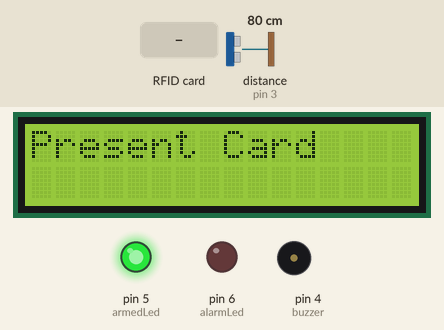
Recording of a sketch running on a simulated Arduino Uno, built with avr-gcc and run on an emulated ATmega328P. Shown: 16×2 character LCD, output pins drawn as LEDs (lit = HIGH), buzzer (waves = sounding). Wiring (from diagram.json): ultrasonic range finder: trigger pin 2; echo pin 3. The test bench sets the inputs (shaded band); at power-on: distance to the obstacle (sensor on pin 3) 80 cm. The echo pulse lasts 58.3 µs per cm; pins used as bus, display or sensor lines are not drawn; what the sketch prints to the serial monitor is not drawn.

Above: at 3.3 s.
3.4 s: RFID card 01 02 03 04 held to the reader
At 4.8 s:
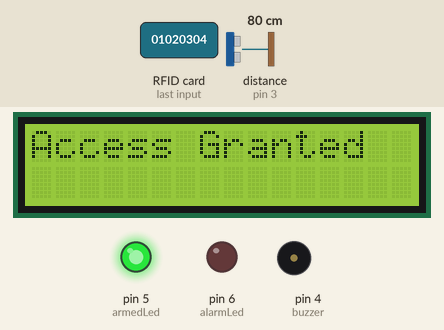
At 15.2 s:
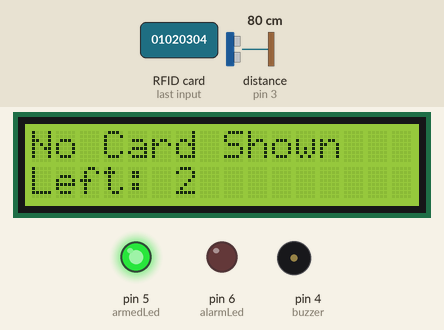
15.9 s: RFID card 5E 7A 19 C4 held to the reader
At 17.2 s:
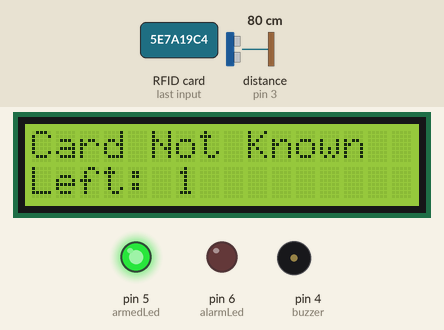
Timing chart, 0 to 34.6 s (numbered marks = the images above; inputs shaded):
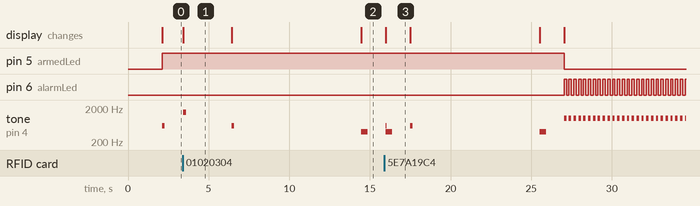

Measured:
- after the input at 3.4 s, the display: changes at once (image 1)
- after the input at 15.9 s, pin 5 (armedLed): HIGH → LOW after 11.1 s; pin 6 (alarmLed): alternates HIGH for 0.15 s and LOW for 0.15 s, starting after 11.1 s; the display: first differs from a run without the input after 0.09 s (image 3)
- by itself, tone on pin 4 (buzzer): plays 600 Hz for 0.01 s, 400 Hz for 0.40 s, 600 Hz for 0.15 s, 400 Hz for 0.40 s, 1000 Hz for 0.15 s, 1000 Hz for 0.15 s … (30 notes in this stretch)
- what the display in image 1 shows lasts 3.0 s, from 3.4 s to 6.4 s
- what the display in image 3 shows lasts 1.5 s, from 16.0 s to 17.5 s

The sketch:

sketch.ino
```cpp
/*
  Ezra and Korede Security Ltd - Arduino iteration set, System Four

  Answers the limitation System Three exposed: Systems One through Three all alarm on
  PRESENCE, so a guard on their round, a cleaner at 6am and an actual intruder all trip the
  same "Extreme Risk" state. There is no way for the system to tell them apart. This version
  adds a credential check, so a legitimate entry is not treated as a threat at all.

  CORRECTION (2026-09-20): an earlier build of this iteration used a 4x4 membrane keypad and
  a shared 4-digit PIN. It has been rebuilt on an RFID card reader (MFRC522) instead, kept on
  this same Uno + HC-SR04 + LCD parts family. The reasoning below is updated to match; the
  keypad build is preserved separately as evidence for a different end user (see the
  project's own README/ITERATIONS.md) rather than edited in place, because a design that was
  actually built and tested should not quietly become something else in the record.

  Three further limitations are addressed deliberately, not by accident:

  1. None of Systems One-Three distinguish "armed and watching" from "unpowered" - both look
     like nothing happening. This version keeps a visible idle state (LCD message + steady
     green LED) so the system communicates it is alive even when nobody has approached it.

  2. A failed-credential failure mode has two competing costs: locking the reader after
     repeated unrecognised cards protects against someone working through a stack of blank or
     stolen cards (fail-secure), but a lockout also denies a legitimate staff member whose own
     card is simply not read cleanly on the first tap. The choice made here mirrors the
     keypad build's own compromise: three unsuccessful presentations in a row trigger a short,
     clearly-communicated lockout (30 seconds, red LED, audible tone) rather than locking on
     the very first misread. This prioritises not punishing a fumbled tap over maximising
     resistance to a determined attacker, which is a defensible choice for a staff entrance
     rather than a bank vault.

  3. An RFID card's UID is not biometric data - it is not derived from anyone's body, and UK
     GDPR's Article 9 special-category rules that apply to a face or fingerprint do not apply
     to it. This design also does not build any per-card identity log: the reader checks UID
     membership in a short whitelist and reports grant/deny, nothing more - it does not record
     WHICH authorised card was used or attach a name to an entry. Operationally that keeps it
     equivalent to a shared PIN: valid or invalid, not who. Recording who used which card, and
     revoking one person's access without reissuing everyone else's, needs persistent storage
     and a reporting channel this bare Uno does not have - which is exactly the gap the
     project's later, server-backed iterations exist to fill (see the project report).

  Wiring: Arduino Uno, HC-SR04 (TRIG D2, ECHO D3), MFRC522 RFID reader (SDA D10, SCK D13,
  MOSI D11, MISO D12, RST D9, VCC 3.3V, GND GND), 16x2 parallel LCD - not I2C (RS D7, E D8,
  D4-D7 on A0-A3, per the assignment brief's six-wire requirement), a green "armed" LED (D5)
  and a red "alarm/lockout" LED (D6) each through a ~220R resistor, and a buzzer (D4). See
  diagram.json for the exact wiring definition.
*/
#include <SPI.h>
#include <MFRC522.h>
#include <LiquidCrystal.h>

#define trigPin 2
#define echoPin 3
#define buzzer 4
#define armedLed 5
#define alarmLed 6
#define SS_PIN 10
#define RST_PIN 9

MFRC522 rfid(SS_PIN, RST_PIN);
LiquidCrystal lcd(7, 8, A0, A1, A2, A3);  // RS, E, D4, D5, D6, D7 - parallel LCD, not I2C

const int entryZone = 80;
const int maxAttempts = 3;
const unsigned long lockoutTime = 30000;
const unsigned long cardWaitTime = 8000;

// Whitelisted card UIDs (employee badges) - Blue Card and Green Card presets in the Wokwi
// simulator's own MFRC522 model. On real hardware, replace these with the UIDs printed on
// the serial monitor the first time each real card is tapped.
byte authorizedUID[][4] = {
  {0x01, 0x02, 0x03, 0x04},
  {0x11, 0x22, 0x33, 0x44}
};
const int numAuthorized = 2;

int failedAttempts = 0;
bool armedDisplayed = false;

long readDistanceCm() {
  digitalWrite(trigPin, LOW);
  delayMicroseconds(2);
  digitalWrite(trigPin, HIGH);
  delayMicroseconds(10);
  digitalWrite(trigPin, LOW);
  long duration = pulseIn(echoPin, HIGH);
  return (duration / 2) / 29.1;
}

void showArmed() {
  digitalWrite(armedLed, HIGH);
  digitalWrite(alarmLed, LOW);
  noTone(buzzer);
  lcd.clear();
  lcd.setCursor(0, 0);
  lcd.print("System Armed");
  lcd.setCursor(0, 1);
  lcd.print("Ready...");
}

void triggerLockout() {
  lcd.clear();
  lcd.setCursor(0, 0);
  lcd.print("LOCKED OUT");
  lcd.setCursor(0, 1);
  lcd.print("Wait 30s...");
  digitalWrite(armedLed, LOW);
  unsigned long start = millis();
  while (millis() - start < lockoutTime) {
    digitalWrite(alarmLed, HIGH);
    tone(buzzer, 1000);
    delay(150);
    digitalWrite(alarmLed, LOW);
    noTone(buzzer);
    delay(150);
  }
  failedAttempts = 0;
}

bool isAuthorized() {
  for (int i = 0; i < numAuthorized; i++) {
    bool match = true;
    for (byte j = 0; j < 4; j++) {
      if (rfid.uid.uidByte[j] != authorizedUID[i][j]) {
        match = false;
        break;
      }
    }
    if (match) return true;
  }
  return false;
}

bool waitForCard() {
  lcd.clear();
  lcd.setCursor(0, 0);
  lcd.print("Present Card");
  unsigned long start = millis();
  while (millis() - start < cardWaitTime) {
    if (rfid.PICC_IsNewCardPresent() && rfid.PICC_ReadCardSerial()) {
      return true;
    }
    delay(50);
  }
  return false;
}

void setup() {
  Serial.begin(9600);
  pinMode(trigPin, OUTPUT);
  pinMode(echoPin, INPUT);
  pinMode(buzzer, OUTPUT);
  pinMode(armedLed, OUTPUT);
  pinMode(alarmLed, OUTPUT);

  SPI.begin();
  rfid.PCD_Init();

  lcd.begin(16, 2);
  lcd.setCursor(0, 0);
  lcd.print("Ezra & Korede");
  lcd.setCursor(0, 1);
  lcd.print("Security System");
  delay(2000);

  showArmed();
  armedDisplayed = true;
}

void loop() {
  long distance = readDistanceCm();
  Serial.print("Distance: ");
  Serial.println(distance);

  if (distance > 0 && distance <= entryZone) {
    armedDisplayed = false;
    tone(buzzer, 600, 150);

    bool presented = waitForCard();

    if (presented && isAuthorized()) {
      failedAttempts = 0;
      lcd.clear();
      lcd.setCursor(0, 0);
      lcd.print("Access Granted");
      digitalWrite(armedLed, HIGH);
      tone(buzzer, 1500, 200);
      rfid.PICC_HaltA();
      delay(3000);
    } else {
      failedAttempts++;
      lcd.clear();
      lcd.setCursor(0, 0);
      lcd.print(presented ? "Card Not Known" : "No Card Shown");
      lcd.setCursor(0, 1);
      lcd.print("Left: ");
      lcd.print(maxAttempts - failedAttempts);
      tone(buzzer, 400, 400);
      delay(1500);
      if (presented) rfid.PICC_HaltA();

      if (failedAttempts >= maxAttempts) {
        triggerLockout();
      }
    }
    showArmed();
    armedDisplayed = true;
  } else {
    if (!armedDisplayed) {
      showArmed();
      armedDisplayed = true;
    }
    delay(200);
  }
}
```
